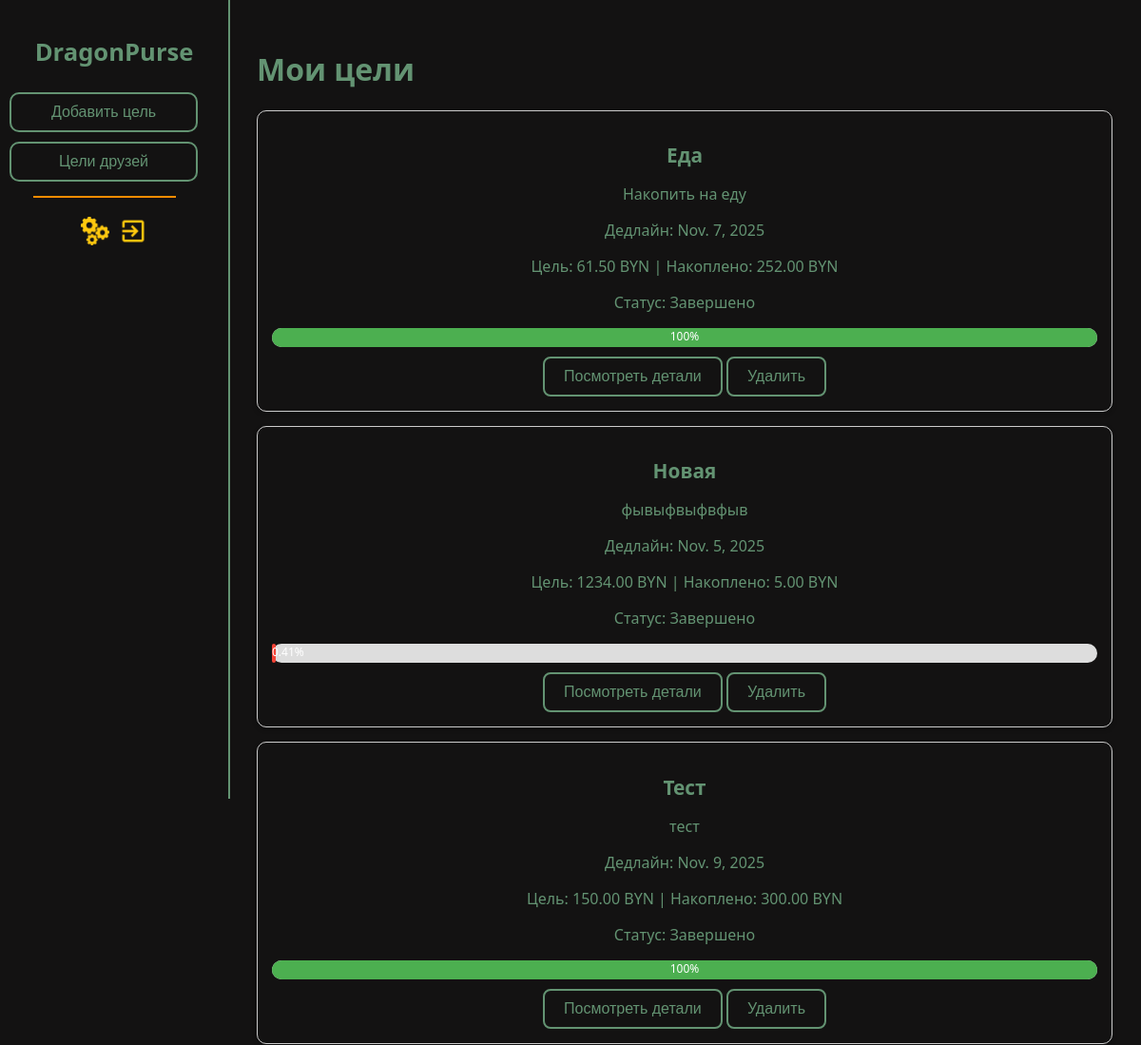
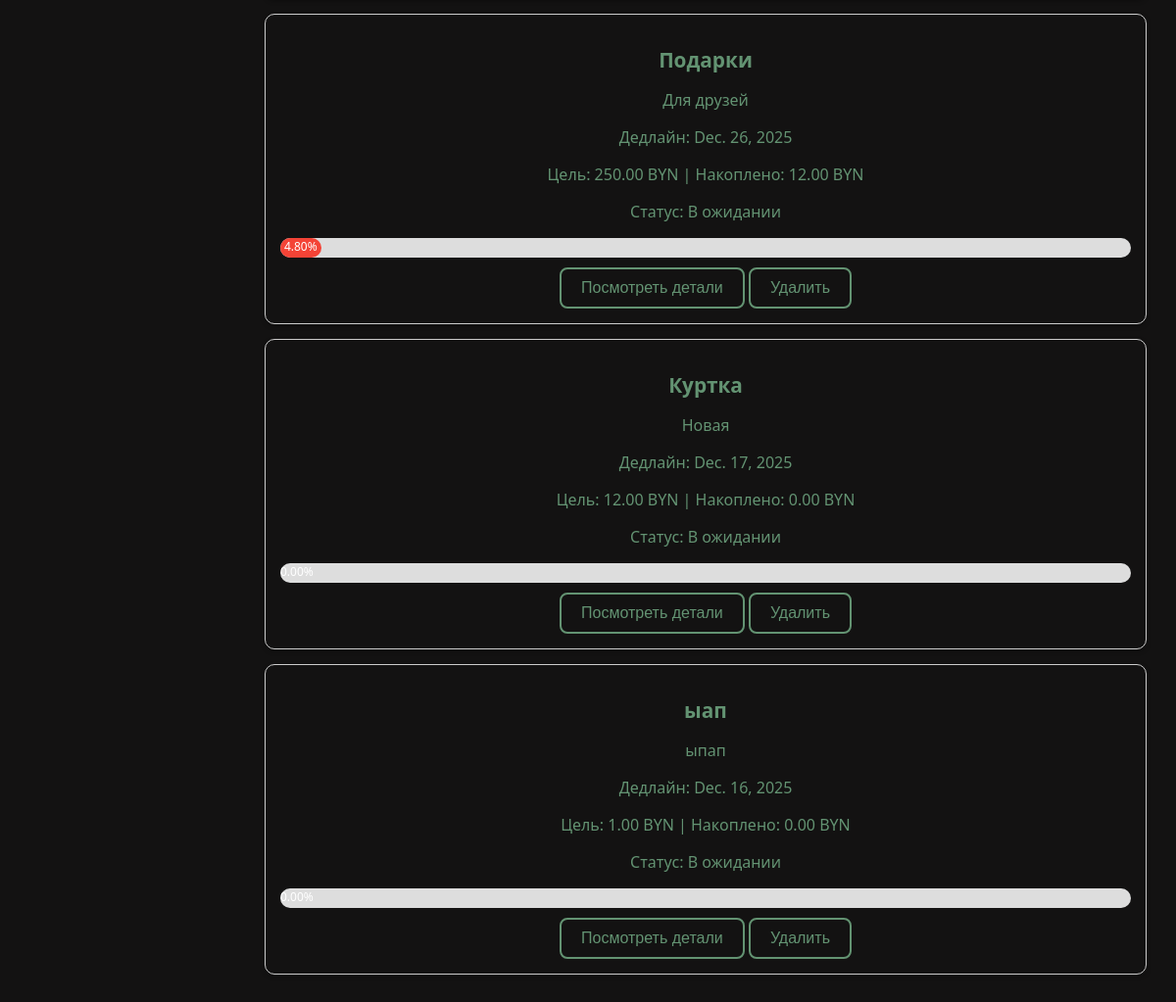
/goals/ (signed in), run on the app's committed database (2 pictures, top to bottom).
### accounts/models.py (models this page shows, shortened)
class Goal(models.Model):
    STATUS_CHOICES = [
        ('pending', 'В ожидании'),
        ('in_progress', 'В процессе'),
        ('completed', 'Завершено'),
    ]
    name = models.CharField(max_length=255, verbose_name='Название')
    description = models.TextField(verbose_name='Описание', blank=True)
    deadline = models.DateField(verbose_name='Дедлайн')
    status = models.CharField(max_length=20, choices=STATUS_CHOICES, default='pending', verbose_name='Статус')

class UserGoal(models.Model):
    user = models.ForeignKey(User, on_delete=models.CASCADE, related_name='user_goals')
    goal = models.ForeignKey(Goal, on_delete=models.CASCADE, related_name='user_goals')
    amount = models.DecimalField(max_digits=10, decimal_places=2, verbose_name='Сумма')
    saved = models.DecimalField(max_digits=10, decimal_places=2, default=0, verbose_name='Накоплено')

### accounts/views.py (the view)
# urls.py: path('goals/', GoalsListView.as_view(), name='goals_list'),
class GoalsListView(LoginRequiredMixin, View):
    template_name = 'accounts/goals_list.html'
    def get(self, request):
        user_goals = UserGoal.objects.filter(user=request.user).select_related('goal')
        goals_data = []
        for ug in user_goals:
            goal = ug.goal
            total_saved = (UserGoal.objects.filter(goal=goal)
                           .aggregate(total=Sum('amount'))['total'] or 0)
            percent = min(100, (ug.saved / ug.amount * 100) if ug.amount > 0 else 0)
            if percent < 33:
                color = '#f44336'
            elif percent < 66:
                color = '#ff9800'
            else:
                color = '#4caf50'
            goals_data.append({
                'id': goal.id,
                'name': goal.name,
                'description': goal.description,
                'deadline': goal.deadline,
                'amount': ug.amount,
                'status': goal.get_status_display(),
                'percent': round(percent, 2),
                'saved': ug.saved,
                'color': color,
            })
        return render(request, self.template_name, {'goals': goals_data})

### accounts/templates/accounts/goals_list.html (shortened to what this page needs)
{% extends "accounts/base.html" %}
{% load static %}
{% block head %}<link rel="stylesheet" href="{% static 'accounts/css/dashboard.css' %}">
<link rel="stylesheet" href="{% static 'accounts/css/theme.css' %}">{% endblock %}
{% block content %}
<div class="sidebar">
        <h1><a href="{% url 'dashboard' %}">DragonPurse</a></h1>
        <a href="{% url 'add_goal' %}"><button>Добавить цель</button></a>
        <a href="{% url 'shared_goals' %}"><button>Цели друзей</button></a>
        <div class="line"></div>
        <div style="display: flex; margin: 5px;">
        <a href="{% url 'settings' %}" style="display: flex; margin: 5px;"><img src="{% static 'accounts/img/settings_photo.png' %}" width="30" height="30" alt="настройки"></a>
        <a href="{% url 'logout' %}" style="display: flex; margin: 5px;"><img src="{% static 'accounts/img/exit_photo.png' %}" width="30" height="30" alt="выход"></a>
        </div>
    </div>
<main>
<h1>Мои цели</h1>
{% for g in goals %}
<div class="card" style="padding:15px; margin-bottom:15px; border:1px solid #ccc; border-radius:10px;">
  <h2>{{ g.name }}</h2>
  <p>{{ g.description }}</p>
  <p>Дедлайн: {{ g.deadline }}</p>
  <p>Цель: {{ g.amount }} BYN | Накоплено: {{ g.saved }} BYN</p>
  <p>Статус: {{ g.status }}</p>
  <div style="background:#ddd; border-radius:10px; height:20px; margin-bottom:10px;">
      <div style="width:{{ g.percent }}%; background-color:{{ g.color }}; height:100%; border-radius:10px; text-align:center; color:white; font-size:12px;">
          {{ g.percent }}%
      </div>
  </div>
  <a href="{% url 'goal_detail' g.id %}" class="btn btn-primary"><button>Посмотреть детали</button></a>
  <button onclick="confirmDelete({{ g.id }})" class="btn btn-danger">Удалить</button>
</div>
{% empty %}
<p>Пока нет целей. <a href="{% url 'add_goal' %}">Добавить новую цель</a></p>
{% endfor %}
</main>
{% endblock %}

### accounts/static/accounts/css/main.css (style rules this page uses)
body { font-family: "Inter", sans-serif; color: #639372; margin: 0; padding: 0; }
a { color: #639372; text-decoration: none; }
h1, h2, h3 { color: #639372; }
button { background-color: #131212; color: #639372; border: 2px solid #639372; border-radius: 8px; padding: 10px 20px; font-size: 1em; cursor: pointer; transition: all 0.3s ease; }

### accounts/static/accounts/css/theme.css (style rules this page uses)
:root { --background-color: #131212 }
body { background-color: var(--background-color); }
.sidebar { background-color: var(--background-color); }

### accounts/static/accounts/css/dashboard.css (style rules this page uses)
body { font-family: "Segoe UI", sans-serif; color: #639372; margin: 0; display: flex; }
h1, h2, p, a { color: #639372; }
.sidebar { width: 220px; background-color: #131212; border-right: 2px solid #639372; display: flex; flex-direction: column; align-items: center; padding: 20px 10px; height: 100vh; position: fixed; left: 0; top: 0; }
.sidebar h1 { font-size: 1.6em; margin-bottom: 20px; text-align: center; }
.sidebar a { text-decoration: none; width: 100%; }
.sidebar button { width: 90%; margin: 5px 0; padding: 10px; border: 2px solid #639372; border-radius: 10px; background-color: #131212; color: #639372; font-size: 1em; cursor: pointer; transition: background-color 0.3s, transform 0.2s; }
.sidebar .line { width: 150px; height: 2px; background-color: #FF8C00; margin: 10px 20px 10px 0px; }
main { margin-left: 240px; padding: 30px; flex: 1; }
.card { background-color: #131212; border: 2px solid #639372; border-radius: 10px; box-shadow: 0 2px 5px rgba(0,0,0,0.3); flex: 1; padding: 20px; text-align: center; text-decoration: none; color: #639372; transition: background-color 0.3s; }
.card h2 { margin-bottom: 10px; font-size: 1.3em; }
a { color: #639372; }

### data on the page
Goal: name "Еда", description "Накопить на еду", deadline "Nov. 7, 2025"
UserGoal: amount "61.50", saved "252.00"
Goal: name "Новая", description "фывыфвыфвфыв", deadline "Nov. 5, 2025"
UserGoal: amount "1234.00", saved "5.00"
Goal: name "Тест", description "тест", deadline "Nov. 9, 2025"
UserGoal: amount "150.00", saved "300.00"
Goal: name "Подарки", description "Для друзей", deadline "Dec. 26, 2025"
UserGoal: amount "250.00", saved "12.00"
Goal: name "Куртка", description "Новая", deadline "Dec. 17, 2025"
UserGoal: amount "12.00", saved "0.00"
Goal: name "ыап", description "ыпап", deadline "Dec. 16, 2025"
UserGoal: amount "1.00", saved "0.00"

### other printed values
{{ g.status }} "Завершено" "Завершено" "Завершено" "В ожидании" "В ожидании" "В ожидании"
{{ g.percent }} "100" "0.41" "100" "4.80" "0.00" "0.00"
